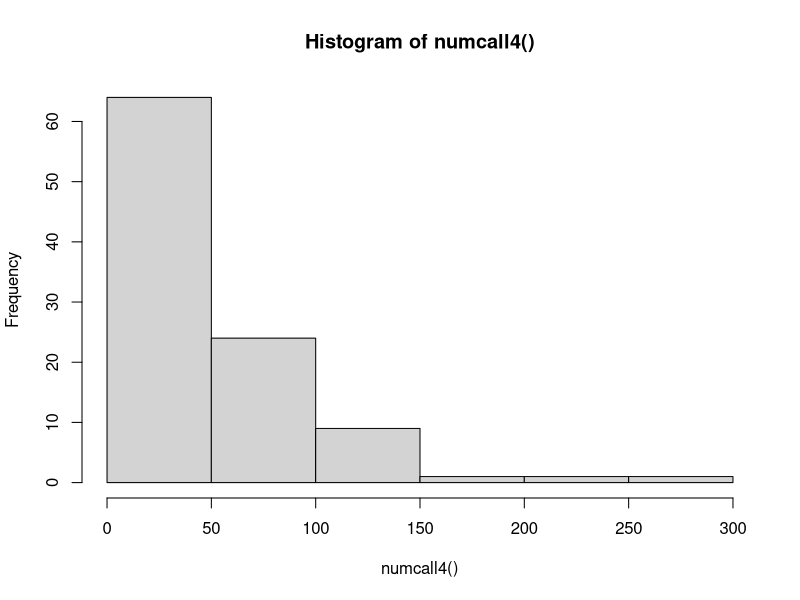
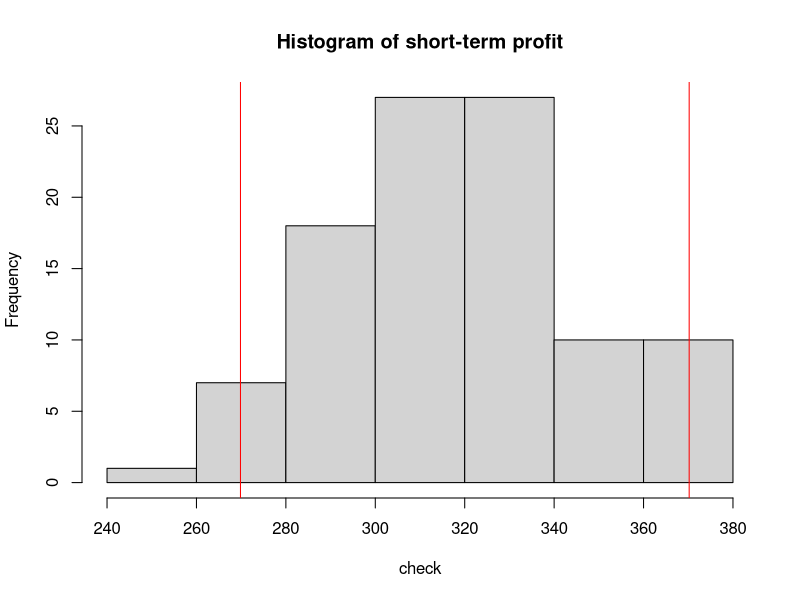

R code for these plots, in order:
## ---- chunk 1
library(dplyr)

numcall4 <- function(n=100) {
tha.calls <-c()
for (j in 1:n) {
  count <- 0
  A <- FALSE
  B <- FALSE
  C <- FALSE
  D <- FALSE
  while (!(A & B & C & D)) {
    count <- count + 1
    num.box <- sample(c("A", "B", "C", "D"), replace = TRUE, prob = c(0.10, 0.25, 0.25, 0.40))
      # just for fun, I did a character match with the boolean TRUE
    if (0 < sum(matches(match = "TRUE",vars = as.character(grepl("A",num.box))))) {
      A <- TRUE
    } else if (0 < sum(matches(match = "TRUE",vars = as.character(grepl("B",num.box))))) {
      B <- TRUE
    } else if (0 < sum(matches(match = "TRUE",vars = as.character(grepl("C",num.box))))) {
      C <- TRUE
    } else if (0 < sum(matches(match = "TRUE",vars = as.character(grepl("",num.box))))) {
      D <- TRUE
    }
  }
  tha.calls[j] <- sum(count)
}

tha.calls # about 40
}
hist(numcall4())
mean(numcall4())
## ---- chunk 2
# Vectorize values
sale.prob <- .04 # probability of completing a sale/total answered phone calls.
ppc <- .02 # price per call
avrev <- 199 # average revenue
nReps <- 100 # number of repetitions

## ---- chunk 3
ptm <- proc.time()  # Start the clock!

check <- c()
av_calls <- c()
for (i in 1:nReps) {
av_calls[i]<- mean(numcall4())
check[i] <- sale.prob*av_calls[i]*avrev - av_calls[i]*ppc
}

proc.time() - ptm   # Stop the clock

length(check) # Just to see if I have 100 elements in the vector
# t/s = to succeed
c("mean calls t/s"=mean(av_calls), "mean short-profit t/s"=mean(check))
## ---- chunk 4
ave_calls <- mean(av_calls)
short_profit <- mean(check)
c("prof/call" = short_profit/ave_calls )
# this means we make $ 7.94 on average per call that goes through to all 4 areas.
## ---- chunk 5
hist(check,main = "Histogram of short-term profit")
mc.err <- quantile(check,c(.025,.975))
abline(v=mc.err,col='red')

c(mc.err[1],"estimate"=short_profit,mc.err[2])
